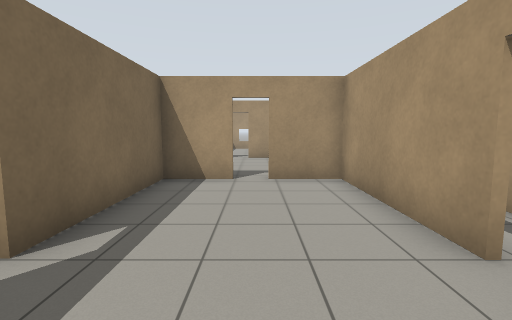
view 1 (above)

18 first-person views from a walk through a robot-simulator world made for Gazebo. The camera is 1.2 m above the floor, tilts 6° down and sees 85° across. The floor is counted in squares, 1 m on a side. Each view is taken from the middle of a square. On the plan, view 1 faces up. The plan holds only what a view shows up to about 12 squares ahead; the rest is blank. The robots in the file are not drawn.

view 2
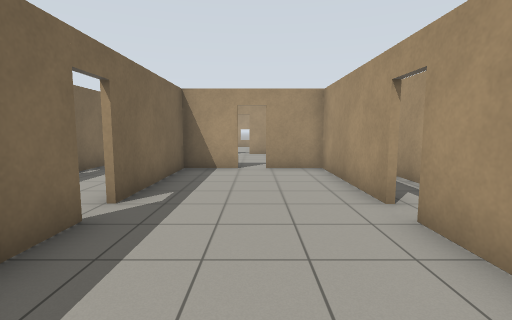

view 3
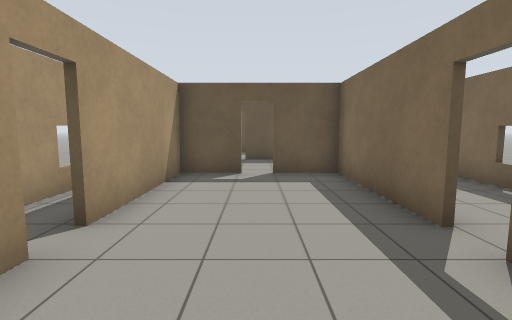

view 4
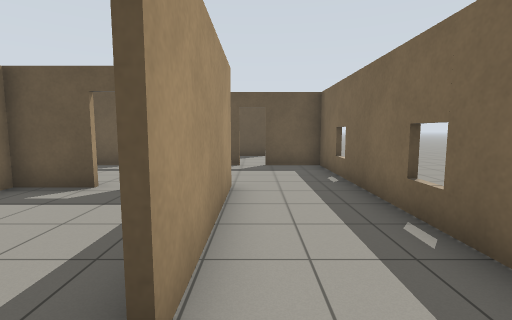

view 5
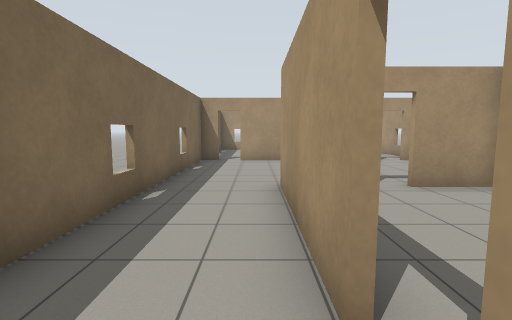

view 6
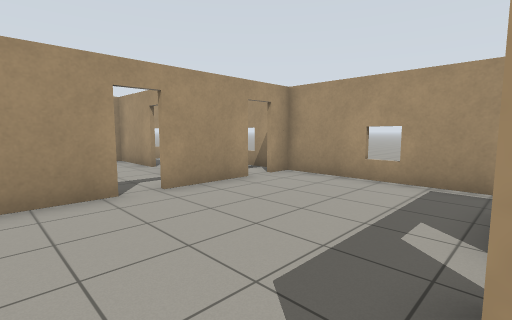

view 7
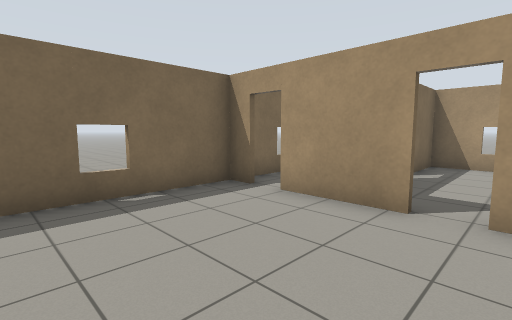

view 8
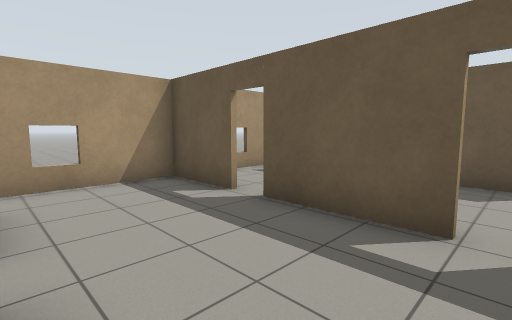

view 9
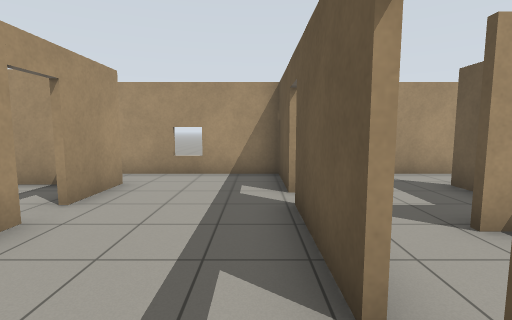

view 10
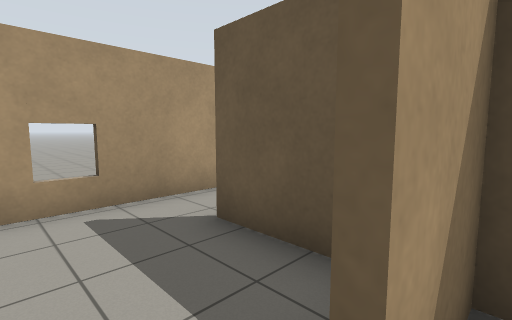

view 11
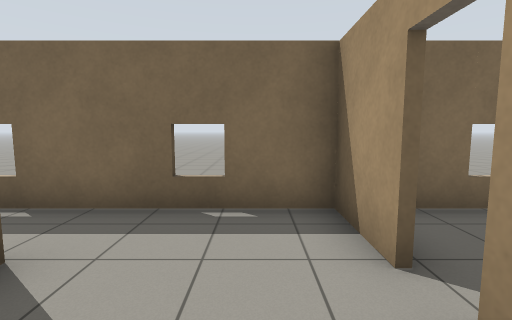

view 12
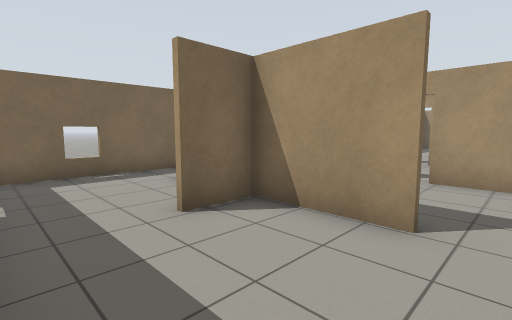

view 13
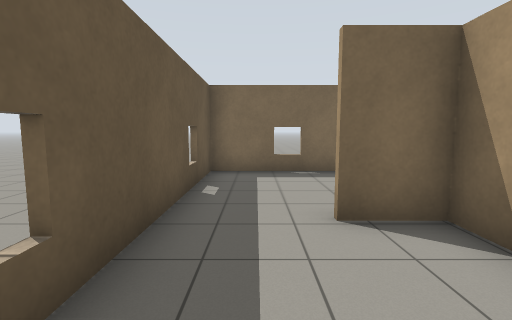

view 14
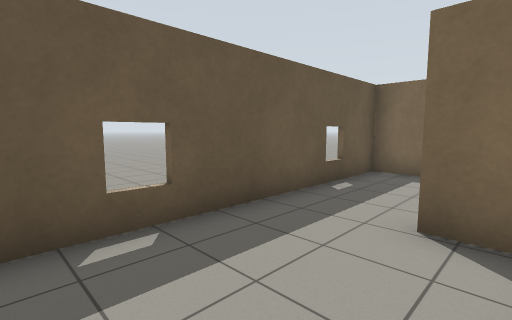

view 15
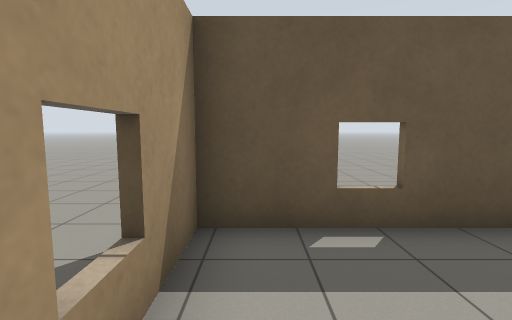

view 16
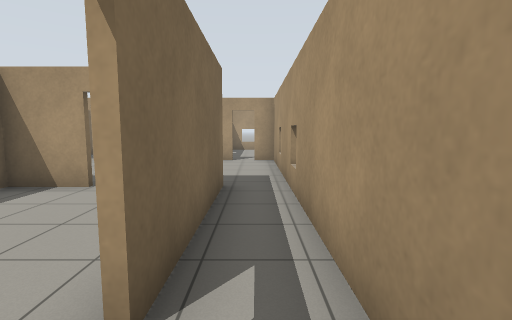

view 17
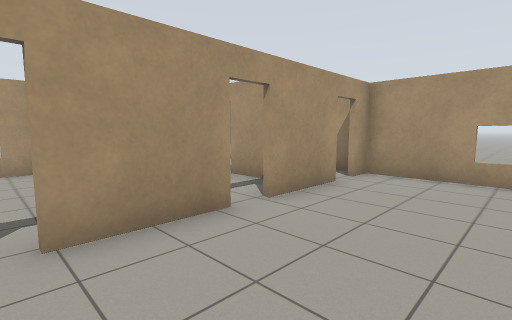

view 18
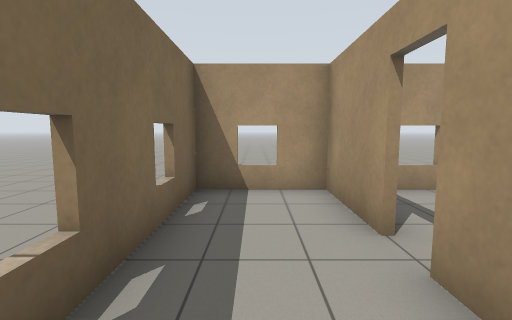

### Floor plan
Points are (right, up) in squares from view 1. A wall is a line through its corners. A room is listed if a view was taken in it or the views show most of it. See-through windows are left out.
Room 1 (views 1, 2, 3)
walls: (2.1, 2.4) (2.1, 6.9) (0.3, 6.9); (-2.3, 1.6) (-2.3, -2.8) (-0.5, -2.8); (0.4, -2.8) (2.1, -2.8) (2.1, 1.6); (-0.5, 6.9) (-2.3, 6.9) (-2.3, 2.5)
ways out: open door at (-2, 2) to room 2; open door at (0, -3) to room 2; open door at (0, 7) to room 2; open door at (2, 2) to room 2
Room 2 (views 4, 5, 6, 7, 8, 9, 16, 17)
walls: (-2.5, 2.5) (-2.5, 7.1); (-5.2, 0.8) (-5.2, -7); (-2.5, -3) (-2.5, 1.6); (-0.4, -3) (-0.9, -3); (2.3, 7.1) (2.3, 2.4); (3.7, -0.6) (3.7, 12.3) (2.9, 12.3); (2.4, -3) (0.4, -3); (-1.1, 12.3) (-3.7, 12.3); (-5.2, 12.3) (-5.2, 3.2); (-2.5, -6.6) (0.5, -6.6); (-5.2, -6.6) (-3.2, -6.6); (1.3, -6.6) (3.8, -6.6); (2.1, 12.3) (-0.4, 12.3); (3.7, -6.9) (3.7, -2.2)
ways out: open door at (-2, 2) to room 1; open door at (0, -3) to room 1; open door at (0, 7) to room 1; open door at (2, 2) to room 1; open door at (1, -7) to room 3; open door at (-4, 12) to room 5; open door at (-3, -7) to room 6; open door at (-1, 12); open door at (2.5, 12)
Room 3 (views 10, 11)
walls: (0.2, -10.3) (2.1, -10.3); (2.8, -6.8) (1.3, -6.8); (3.7, -10.6) (3.7, -6.9)
ways out: open door at (1, -7) to room 2; opening at (3, -10) to room 4; opening at (-1, -8) to room 6
Room 4 (views 12, 13, 14, 15)
walls: (-0.6, -10.4) (-0.6, -12); (2.1, -10.4) (-0.8, -10.4); (-5.2, -9.6) (-5.2, -14.3) (3.7, -14.3) (3.7, -10.6)
ways out: opening at (3, -10) to room 3; opening at (-4, -10) to room 6
Room 5 (view 18)
walls: (-5.2, 14.5) (-5.2, 13.1)
ways out: open door at (-4, 12) to room 2; opening at (-4, 15) to room 7
Room 6 (no view inside)
walls: (-3.2, -6.8) (-5.2, -6.8); (-3.5, -10.3) (-0.8, -10.3); (-5.2, -7) (-5.2, -9.6); (-0.8, -10.4) (-0.8, -8.6)
ways out: open door at (-3, -7) to room 2; opening at (-1, -8) to room 3; opening at (-4, -10) to room 4
Room 7 (no view inside)
walls: (-2.5, 16) (-2.5, 18.6); (-2.1, 18.6) (-5.2, 18.6) (-5.2, 14.5); (-2.5, 14.4) (-2.5, 15.3)
ways out: opening at (-4, 15) to room 5; open door at (-2.5, 15.5)

Where each view was taken, in squares from view 1:
view 1: 0 up, 0 right, facing up
view 2: 2 down, 0 right, facing up
view 3: 5 up, 0 right, facing down
view 4: 3 up, 3 left, facing down
view 5: 1 up, 3 left, facing up
view 6: 7 up, 3 left, facing up-right
view 7: 8 up, 0 right, facing up-left
view 8: 3 down, 3 left, facing down-right
view 9: 6 down, 4 left, facing right
view 10: 8 down, 1 left, facing down-right
view 11: 8 down, 1 left, facing left
view 12: 14 down, 3 right, facing up-left
view 13: 13 down, 3 right, facing left
view 14: 11 down, 3 right, facing down-left
view 15: 11 down, 3 right, facing down
view 16: 1 up, 3 right, facing up
view 17: 9 up, 4 left, facing up-right
view 18: 13 up, 4 left, facing up
